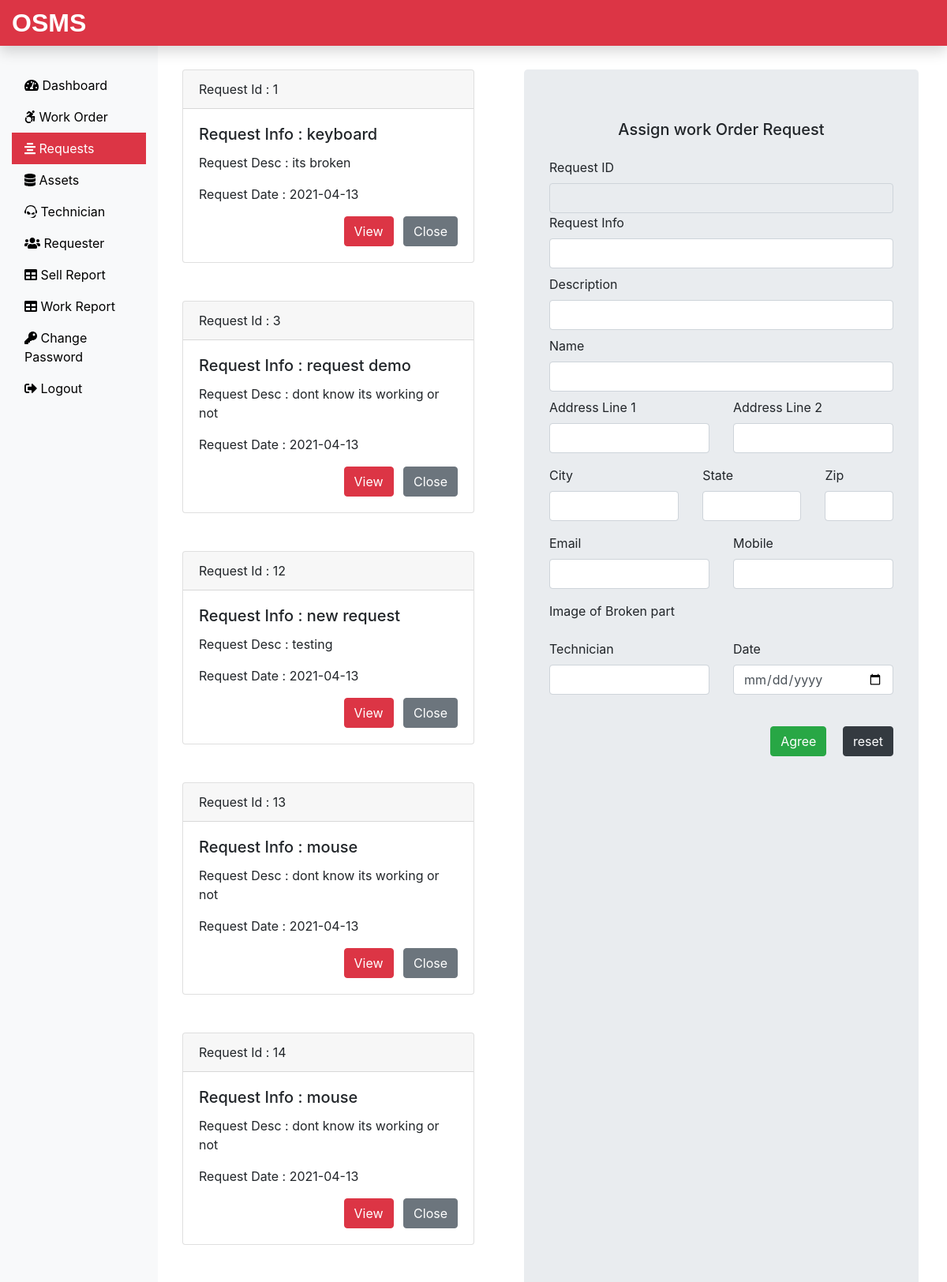
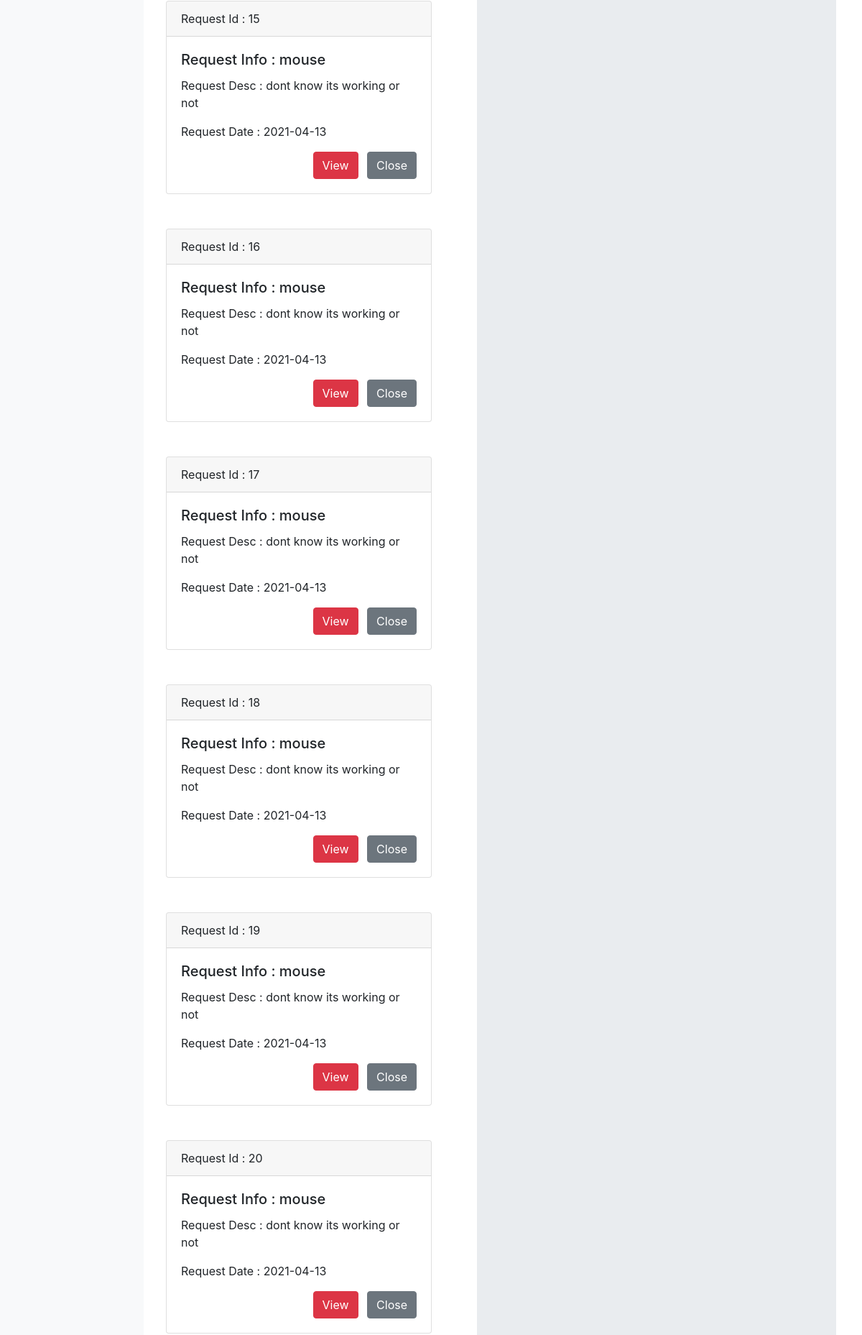
Page /admin/request.php (signed in, upper part) on the committed database (2 pictures, top to bottom).
### tables this page shows
CREATE TABLE IF NOT EXISTS `submitrequest_tb` (
  `request_id` int(11) NOT NULL AUTO_INCREMENT,
  `request_info` text NOT NULL,
  `request_desc` text NOT NULL,
  `requester_name` varchar(60) NOT NULL,
  `requester_add1` text NOT NULL,
  `requester_add2` text NOT NULL,
  `requester_city` varchar(60) NOT NULL,
  `requester_state` varchar(60) NOT NULL,
  `requester_zip` int(11) NOT NULL,
  `requester_email` varchar(60) NOT NULL,
  `requester_mobile` bigint(20) NOT NULL,
  `request_date` date NOT NULL,
  `pic` varchar(255) NOT NULL,
  PRIMARY KEY (`request_id`)
);

### admin/request.php (the view, shortened to what this page needs)
<?php
include('includes/header.php');
include('../dbConnection.php');
?>
<div class="col-sm-4 ml-3 mt-5">
        <?php
        $sql="SELECT request_id, request_info, request_desc, request_date FROM submitrequest_tb";
        $result=$conn->query($sql);
        if($result->num_rows > 0){
            while($row = $result->fetch_assoc()){?>
                <div class="card mb-5">
                    <div class="card-header"><?php echo "Request Id : ".$row['request_id']; ?></div>
                    <div class="card-body">
                        <h5 class="card-title"><?php echo "Request Info : ".$row['request_info']; ?></h5>
                        <p class="card-text"><?php echo "Request Desc : ".$row['request_desc']; ?></p>
                        <p class="card-text"><?php echo "Request Date : ".$row['request_date']; ?></p>
                        <div class="text-right">
                            <form action="" method="post">
                            <button type="submit" class="btn btn-danger text-white mr-2" name="requestview">View</button>
                            <button type="submit" class="btn btn-secondary text-white" name="requestclose">Close</button>
                            </form>
                        </div>
                    </div>
                </div>
            <?php
            }
        }
        ?>
</div>
<?php include("includes/request_form.php") ; ?>
<?php include("includes/footer.php");  ?>

### rows in the picture
submitrequest_tb: request_id "1", request_info "keyboard", request_desc "its broken", request_date "2021-04-13"
submitrequest_tb: request_id "3", request_info "request demo", request_desc "dont know its working or not", request_date "2021-04-13"
submitrequest_tb: request_id "12", request_info "new request", request_desc "testing", request_date "2021-04-13"
submitrequest_tb: request_id "13", request_info "mouse", request_desc "dont know its working or not", request_date "2021-04-13"
submitrequest_tb: request_id "14", request_info "mouse", request_desc "dont know its working or not", request_date "2021-04-13"
submitrequest_tb: request_id "15", request_info "mouse", request_desc "dont know its working or not", request_date "2021-04-13"
submitrequest_tb: request_id "16", request_info "mouse", request_desc "dont know its working or not", request_date "2021-04-13"
submitrequest_tb: request_id "17", request_info "mouse", request_desc "dont know its working or not", request_date "2021-04-13"
submitrequest_tb: request_id "18", request_info "mouse", request_desc "dont know its working or not", request_date "2021-04-13"
submitrequest_tb: request_id "19", request_info "mouse", request_desc "dont know its working or not", request_date "2021-04-13"
submitrequest_tb: request_id "20", request_info "mouse", request_desc "dont know its working or not", request_date "2021-04-13"
